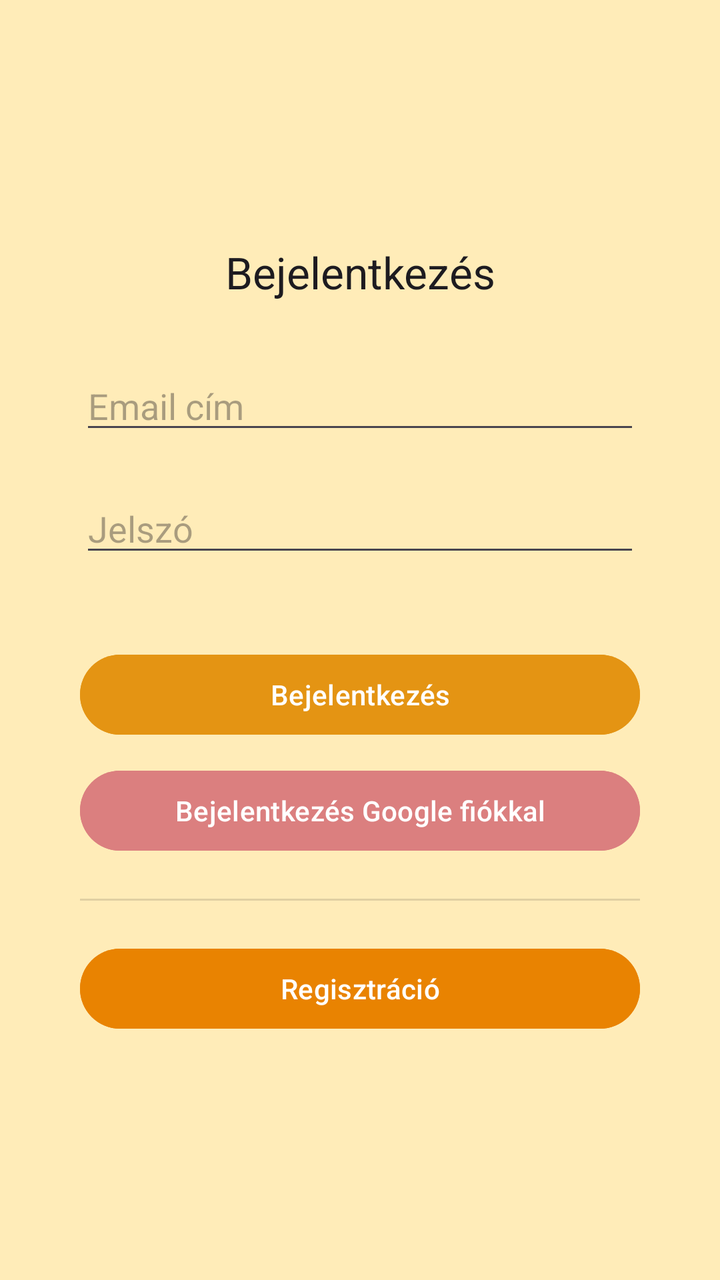
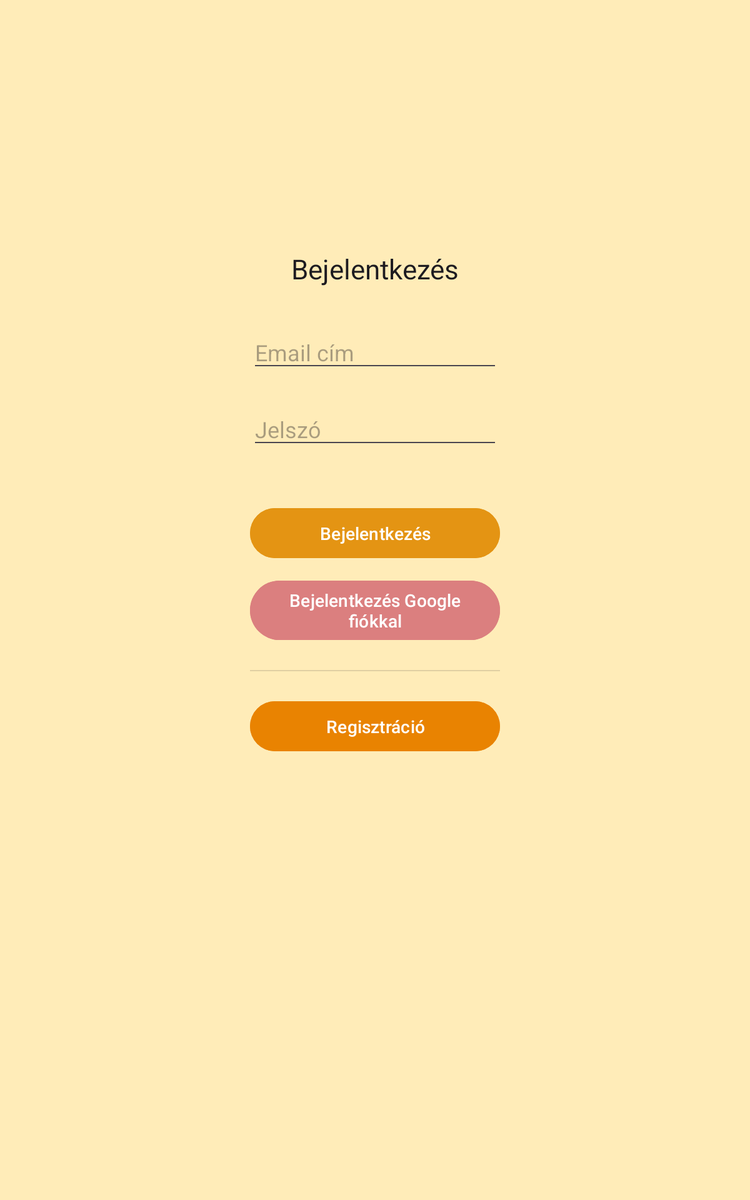

Two renders of one Android screen. The first uses the default layout on a phone; the second uses the alternative layout the repository ships for a different screen configuration, on a matching device. The two XML files are below.
<!-- AndroidManifest.xml: application theme Theme.BookCorner -->
<!-- res/layout/activity_login.xml -->
<?xml version="1.0" encoding="utf-8"?>
<androidx.constraintlayout.widget.ConstraintLayout xmlns:android="http://schemas.android.com/apk/res/android"
    xmlns:app="http://schemas.android.com/apk/res-auto"
    xmlns:tools="http://schemas.android.com/tools"
    android:id="@+id/main"
    android:layout_width="match_parent"
    android:layout_height="match_parent"
    android:background="@color/Primary"
    tools:context=".LoginActivity">

    <LinearLayout
        android:id="@+id/loginLayout"
        android:layout_width="0dp"
        android:layout_height="0dp"
        android:layout_marginStart="40dp"
        android:layout_marginTop="50dp"
        android:layout_marginEnd="40dp"
        android:layout_marginBottom="50dp"
        android:gravity="center_horizontal|center_vertical"
        android:orientation="vertical"
        app:layout_constraintBottom_toBottomOf="parent"
        app:layout_constraintEnd_toEndOf="parent"
        app:layout_constraintStart_toStartOf="parent"
        app:layout_constraintTop_toTopOf="parent">

        <TextView
            android:id="@+id/loginHeader"
            android:layout_width="match_parent"
            android:layout_height="wrap_content"
            android:layout_marginBottom="30dp"
            android:text="Bejelentkezés"
            android:textAlignment="center"
            android:textAppearance="@style/TextAppearance.AppCompat.Large" />

        <EditText
            android:id="@+id/inputEmailAddress"
            android:layout_width="match_parent"
            android:layout_height="wrap_content"
            android:layout_marginBottom="20dp"
            android:ems="10"
            android:hint="Email cím"
            android:inputType="textEmailAddress" />

        <EditText
            android:id="@+id/inputPassword"
            android:layout_width="match_parent"
            android:layout_height="wrap_content"
            android:layout_marginBottom="40dp"
            android:ems="10"
            android:hint="Jelszó"
            android:inputType="textPassword" />

        <Button
            android:id="@+id/buttonLogin"
            android:layout_width="match_parent"
            android:layout_height="wrap_content"
            android:layout_marginBottom="10dp"
            android:backgroundTint="#E49413"
            android:onClick="loginWithEmail"
            android:text="Bejelentkezés" />

        <Button
            android:id="@+id/buttonBack"
            android:layout_width="match_parent"
            android:layout_height="wrap_content"
            android:backgroundTint="#DB7F7F"
            android:onClick="loginWithGoogle"
            android:text="Bejelentkezés Google fiókkal" />

        <View
            android:id="@+id/divider"
            android:layout_width="match_parent"
            android:layout_height="1dp"
            android:layout_marginTop="20dp"
            android:layout_marginBottom="20dp"
            android:background="?android:attr/listDivider" />

        <Button
            android:id="@+id/buttonRegister"
            android:layout_width="match_parent"
            android:layout_height="wrap_content"
            android:backgroundTint="#E98301"
            android:onClick="goToRegisterPage"
            android:text="Regisztráció" />

    </LinearLayout>
</androidx.constraintlayout.widget.ConstraintLayout>
<!-- resources referenced by this layout -->
<resources>
  <color name="Primary">#FFECB8</color>
  <style name="Theme.BookCorner" parent="Base.Theme.BookCorner" />
  <style name="Base.Theme.BookCorner" parent="Theme.Material3.DayNight.NoActionBar">
          
          
      </style>
</resources>
<!-- res/layout-sw600dp/activity_login.xml (the repository's variant of the layout above) -->
<!-- drawn on a 7-inch tablet held upright -->
<?xml version="1.0" encoding="utf-8"?>
<androidx.constraintlayout.widget.ConstraintLayout xmlns:android="http://schemas.android.com/apk/res/android"
    xmlns:app="http://schemas.android.com/apk/res-auto"
    xmlns:tools="http://schemas.android.com/tools"
    android:id="@+id/main"
    android:layout_width="match_parent"
    android:layout_height="match_parent"
    android:background="@color/Primary"
    tools:context=".LoginActivity">

    <ScrollView
        android:layout_width="match_parent"
        android:layout_height="match_parent"
        app:layout_constraintEnd_toEndOf="parent"
        app:layout_constraintStart_toStartOf="parent"
        app:layout_constraintTop_toTopOf="parent">

        <LinearLayout
            android:id="@+id/loginLayout"
            android:layout_width="match_parent"
            android:layout_height="wrap_content"
            android:gravity="center_horizontal|center_vertical"
            android:orientation="vertical"
            android:padding="200dp">

            <TextView
                android:id="@+id/loginHeader"
                android:layout_width="match_parent"
                android:layout_height="wrap_content"
                android:layout_marginBottom="30dp"
                android:text="Bejelentkezés"
                android:textAlignment="center"
                android:textAppearance="@style/TextAppearance.AppCompat.Large" />

            <EditText
                android:id="@+id/inputEmailAddress"
                android:layout_width="match_parent"
                android:layout_height="wrap_content"
                android:layout_marginBottom="20dp"
                android:ems="10"
                android:hint="Email cím"
                android:inputType="textEmailAddress" />

            <EditText
                android:id="@+id/inputPassword"
                android:layout_width="match_parent"
                android:layout_height="wrap_content"
                android:layout_marginBottom="40dp"
                android:ems="10"
                android:hint="Jelszó"
                android:inputType="textPassword" />

            <Button
                android:id="@+id/buttonLogin"
                android:layout_width="match_parent"
                android:layout_height="wrap_content"
                android:layout_marginBottom="10dp"
                android:backgroundTint="#E49413"
                android:onClick="loginWithEmail"
                android:text="Bejelentkezés" />

            <Button
                android:id="@+id/buttonBack"
                android:layout_width="match_parent"
                android:layout_height="wrap_content"
                android:backgroundTint="#DB7F7F"
                android:onClick="loginWithGoogle"
                android:text="Bejelentkezés Google fiókkal" />

            <View
                android:id="@+id/divider"
                android:layout_width="match_parent"
                android:layout_height="1dp"
                android:layout_marginTop="20dp"
                android:layout_marginBottom="20dp"
                android:background="?android:attr/listDivider" />

            <Button
                android:id="@+id/buttonRegister"
                android:layout_width="match_parent"
                android:layout_height="wrap_content"
                android:backgroundTint="#E98301"
                android:onClick="goToRegisterPage"
                android:text="Regisztráció" />

        </LinearLayout>
    </ScrollView>

</androidx.constraintlayout.widget.ConstraintLayout>
